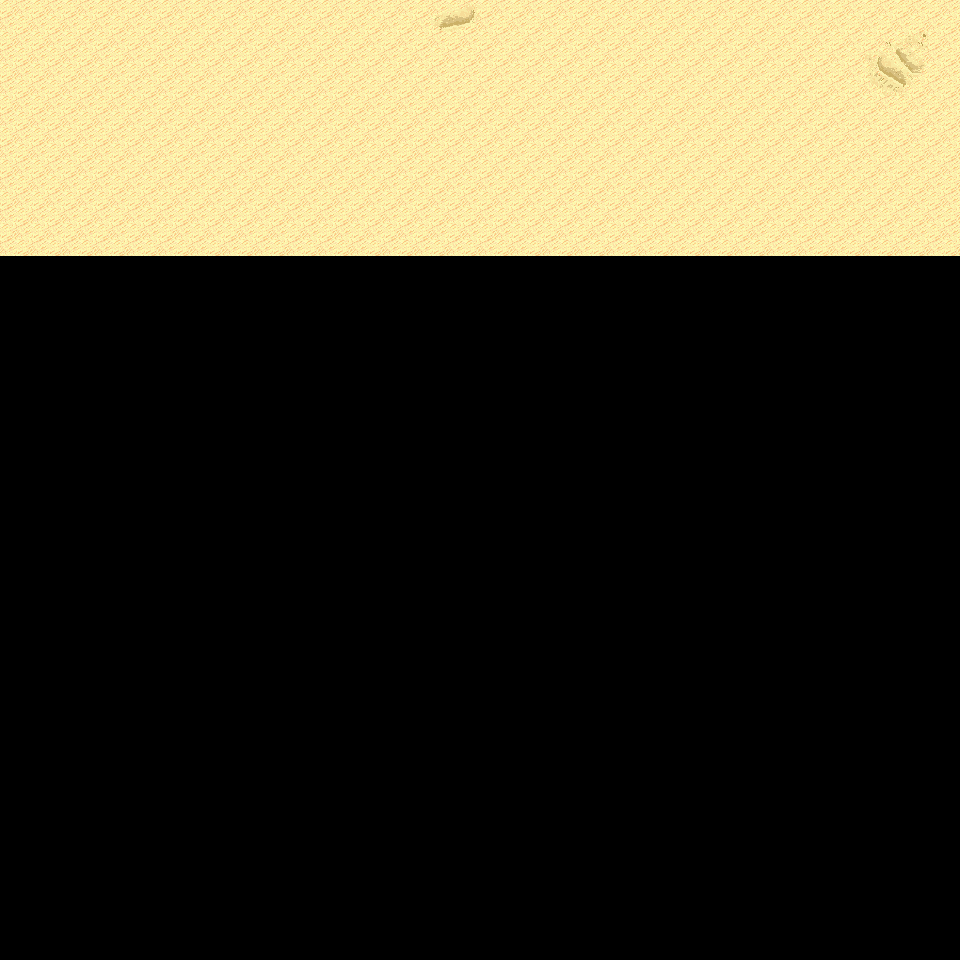

This is a level from a 2D game, rendered from its Tiled map with the project's own tilesets. A one-line summary and the map file follow, with tile-layer data summarised:
An orthogonal 30x30 tile map with 32x32 px tiles, 6 tile layers (Ground, Object, Object2, Above, ...), 18 tilesets and 2 objects (2x mapExit).

<map version="1.0" orientation="orthogonal" renderorder="right-down" width="30" height="30" tilewidth="32" tileheight="32" nextobjectid="3">
  <tileset firstgid="1" name="tileset_logic_collision" tilewidth="32" tileheight="32" tilecount="1" columns="1">
    <image source="../drawable/tileset_logic_collision.png" width="32" height="32" />
  </tileset>
  <tileset firstgid="2" name="tileset_ground_ground" tilewidth="32" tileheight="32" tilecount="33" columns="3">
    <image source="../drawable/tileset_ground_ground.png" width="96" height="352" />
  </tileset>
  <tileset firstgid="35" name="tileset_ground_ridge_earth_pale" tilewidth="32" tileheight="32" tilecount="96" columns="12">
    <image source="../drawable/tileset_ground_ridge_earth_pale.png" width="384" height="256" />
  </tileset>
  <tileset firstgid="131" name="tileset_ground_ridge_earth_dark" tilewidth="32" tileheight="32" tilecount="96" columns="12">
    <image source="../drawable/tileset_ground_ridge_earth_dark.png" width="384" height="256" />
  </tileset>
  <tileset firstgid="227" name="tileset_terrain_desert" tilewidth="32" tileheight="32" tilecount="88" columns="8">
    <image source="../drawable/tileset_terrain_desert.png" width="256" height="352" />
  </tileset>
  <tileset firstgid="315" name="tileset_building_witch_hut" tilewidth="32" tileheight="32" tilecount="80" columns="5">
    <image source="../drawable/tileset_building_witch_hut.png" width="160" height="512" />
  </tileset>
  <tileset firstgid="395" name="tileset_ground_earth_edges_yellowgreen" tilewidth="32" tileheight="32" tilecount="15" columns="5">
    <image source="../drawable/tileset_ground_earth_edges_yellowgreen.png" width="160" height="96" />
  </tileset>
  <tileset firstgid="410" name="tileset_item_firewood" tilewidth="32" tileheight="32" tilecount="12" columns="3">
    <image source="../drawable/tileset_item_firewood.png" width="96" height="128" />
  </tileset>
  <tileset firstgid="422" name="tileset_object_well_hoist" tilewidth="32" tileheight="32" tilecount="9" columns="3">
    <image source="../drawable/tileset_object_well_hoist.png" width="96" height="96" />
  </tileset>
  <tileset firstgid="431" name="tileset_plant_bush_various_small" tilewidth="32" tileheight="32" tilecount="9" columns="3">
    <image source="../drawable/tileset_plant_bush_various_small.png" width="96" height="96" />
  </tileset>
  <tileset firstgid="440" name="tileset_plant_bush_bushes" tilewidth="32" tileheight="32" tilecount="10" columns="5">
    <image source="../drawable/tileset_plant_bush_bushes.png" width="160" height="64" />
  </tileset>
  <tileset firstgid="450" name="tileset_plant_stump_stump_rectangular" tilewidth="32" tileheight="32" tilecount="4" columns="2">
    <image source="../drawable/tileset_plant_stump_stump_rectangular.png" width="64" height="64" />
  </tileset>
  <tileset firstgid="454" name="tileset_plant_stump_small_stump" tilewidth="32" tileheight="32" tilecount="4" columns="2">
    <image source="../drawable/tileset_plant_stump_small_stump.png" width="64" height="64" />
  </tileset>
  <tileset firstgid="458" name="tileset_plant_tree_evergreen" tilewidth="32" tileheight="32" tilecount="36" columns="3">
    <image source="../drawable/tileset_plant_tree_evergreen.png" width="96" height="384" />
  </tileset>
  <tileset firstgid="494" name="tileset_ground_sand_2" tilewidth="32" tileheight="32" tilecount="15" columns="5">
    <image source="../drawable/tileset_ground_sand_2.png" width="160" height="96" />
  </tileset>
  <tileset firstgid="509" name="tileset_plant_cactus_2" tilewidth="32" tileheight="32" tilecount="10" columns="5">
    <image source="../drawable/tileset_plant_cactus_2.png" width="160" height="64" />
  </tileset>
  <tileset firstgid="519" name="tileset_plant_cactus" tilewidth="32" tileheight="32" tilecount="2" columns="1">
    <image source="../drawable/tileset_plant_cactus.png" width="32" height="64" />
  </tileset>
  <tileset firstgid="521" name="tileset_ground_rock_pebbles" tilewidth="32" tileheight="32" tilecount="3" columns="1">
    <image source="../drawable/tileset_ground_rock_pebbles.png" width="32" height="96" />
  </tileset>
  <layer name="Ground" width="30" height="30">
    <data>[900 cells, 240 non-empty, 7 distinct tile ids]</data>
  </layer>
  <layer name="Object" width="30" height="30">
    <data>[900 cells, 0 non-empty, 0 distinct tile ids]</data>
  </layer>
  <layer name="Object2" width="30" height="30">
    <data>[900 cells, 0 non-empty, 0 distinct tile ids]</data>
  </layer>
  <layer name="Above" width="30" height="30">
    <data>[900 cells, 0 non-empty, 0 distinct tile ids]</data>
  </layer>
  <layer name="Above2" width="30" height="30">
    <data>[900 cells, 0 non-empty, 0 distinct tile ids]</data>
  </layer>
  <layer name="Walkable" width="30" height="30">
    <data>[900 cells, 0 non-empty, 0 distinct tile ids]</data>
  </layer>
  <objectgroup name="MapEvents">
    <object id="1" name="north" type="mapExit" x="0" y="0" width="960" height="32">
      <properties>
        <property name="map" value="level_0_x51_y96" />
        <property name="x" value="0" />
        <property name="y" value="28" />
      </properties>
    </object>
    <object id="2" name="east" type="mapExit" x="928" y="0" width="32" height="960">
      <properties>
        <property name="map" value="level_0_x52_y97" />
        <property name="x" value="1" />
        <property name="y" value="0" />
      </properties>
    </object>
  </objectgroup>
</map>
